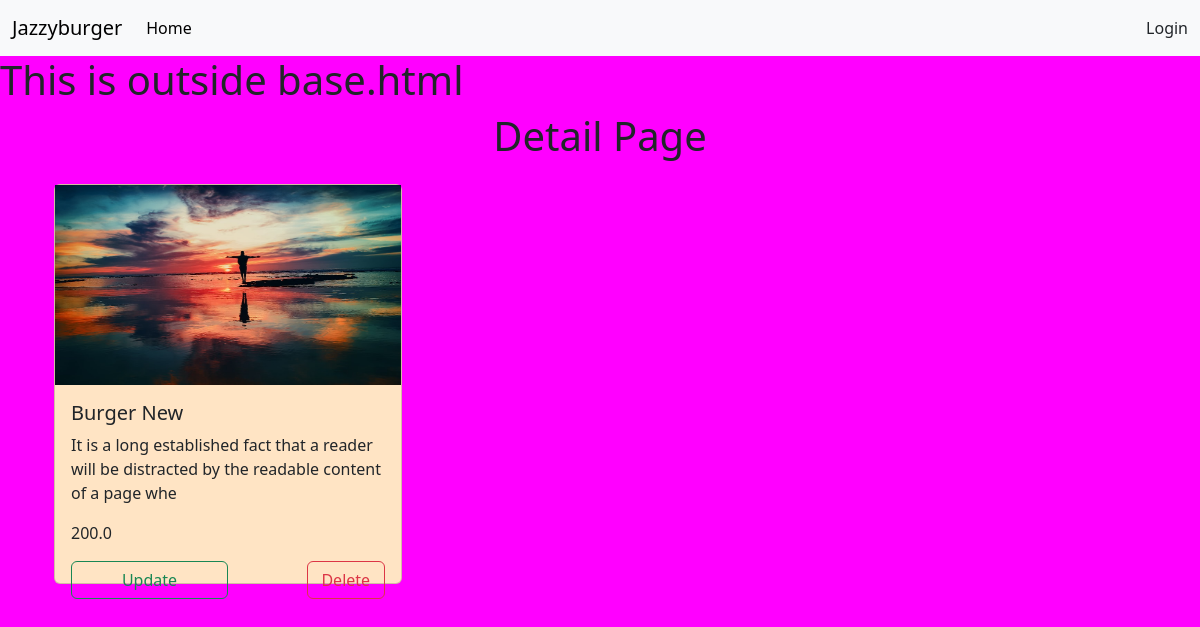
The page /detail/29 on the database its author committed.
### jazzyburger/models.py (models this page shows, shortened)
class Product(models.Model):
    title = models.CharField(max_length=150, blank=False, null= False)
    description = models.TextField(default='')
    price = models.FloatField(default=0, blank=False)
    image = models.ImageField()

### jazzyburger/views.py (the view)
# urls.py: path('detail/<int:pk>', ProductDetailView.as_view(), name='detail'),
class ProductDetailView(DetailView):
    template_name = "detail.html"
    model = Product

### jazzyburger/templates/detail.html (shortened to what this page needs)
{% extends 'base.html' %}
{% load static %}
{% block body %}
<h1 class="text-center">Detail Page</h1>
    <div class="container mx-auto row">
        <div class=" col-md-4 my-3 ">
          <div class="card" style="background-color: bisque;  height: 400px ">
              <div class="w-100">
                  <img src="{{product.image.url}}" alt="product_img"  width="100%" height="200px"   />
              </div>
              <div class="card-body">
                  <h5>{{product.title}}</h5>
                  <p>{{product.description | slice:"0:100"}}</p>
                  <p class="w-75">{{product.price}}</p>
                  <div class="d-flex justify-content-between w-100">
                      <a class="btn btn-outline-success w-50 " href="{% url 'update' pk=product.id %}">Update</a>
                      <a class="btn btn-outline-danger w-25" href="{% url 'delete' pk=product.id %}">Delete</a>
                  </div>
              </div>
          </div>
        </div>
      </div>
      {% endblock body %}

### jazzyburger/templates/base.html (shortened to what this page needs)
{% load static %}
<!DOCTYPE html>
<html lang="en">
  <head>
    <link rel="stylesheet" href=" {% static 'style.css' %}" type="text/css" />
    <link
      href="https://cdn.jsdelivr.net/npm/bootstrap@5.3.0-alpha3/dist/css/bootstrap.min.css"
      rel="stylesheet"
    />
  </head>
  <body>
    {% include 'navbar.html' %}
    <h1>This is outside base.html</h1>
    {% block body %}{% endblock body %}
  </body>
</html>

### jazzyburger/templates/navbar.html (shortened to what this page needs)
<!DOCTYPE html>
<html lang="en">
  <head>
  </head>
  <body>
    <nav class="navbar navbar-expand-lg bg-body-tertiary sticky-top">
      <div class="container-fluid">
        <a class="navbar-brand" href="#">Jazzyburger</a>
        <div class="collapse navbar-collapse" id="navbarSupportedContent">
          <ul class="navbar-nav me-auto mb-2 mb-lg-0">
            <li class="nav-item">
              <a
                class="nav-link active"
                aria-current="page"
                href="{% url 'home' %}"
                >Home</a
              >
            </li>
          </ul>
          <div class="d-md-flex w-50 justify-content-between">
            {% if user.is_authenticated %}
            <li class="nav-item dropdown me-2">
              <a
                class="nav-link dropdown-toggle"
                href="#"
                role="button"
                data-bs-toggle="dropdown"
                aria-expanded="false"
              >
                Hello, {{request.user}}
              </a>
              <ul class="dropdown-menu">
                <li>
                  <a class="dropdown-item" href="{% url 'addproduct' %}"
                    >AddProduct</a
                  >
                </li>
                <li><a class="dropdown-item" href="{% url 'adduser' %}">AddUser</a></li>
                <li><hr class="dropdown-divider" /></li>
                <li class="nav-item">
                  <a class="dropdown-item" href="{% url 'logout' %}"
                    >Logout</a
                  >
                </li>
              </ul>
            </li>
            {% else %}
            <li class="nav-item">
              <a class="nav-link" href="{% url 'login' %}">Login</a>
            </li>
            {% endif %}
          </div>
        </div>
      </div>
    </nav>
  </body>
</html>

### static/style.css (style rules this page uses)
body { background-color:magenta !important; margin: 0; padding: 0; box-sizing: border-box; text-decoration: none; list-style: none; font-family: "poppins", sans-serif; }

### rows shown on the page
Product: image (picture), title "Burger New", description "It is a long established fact that a reader will be distracted by the readable content of a page whe", price "200.0"
